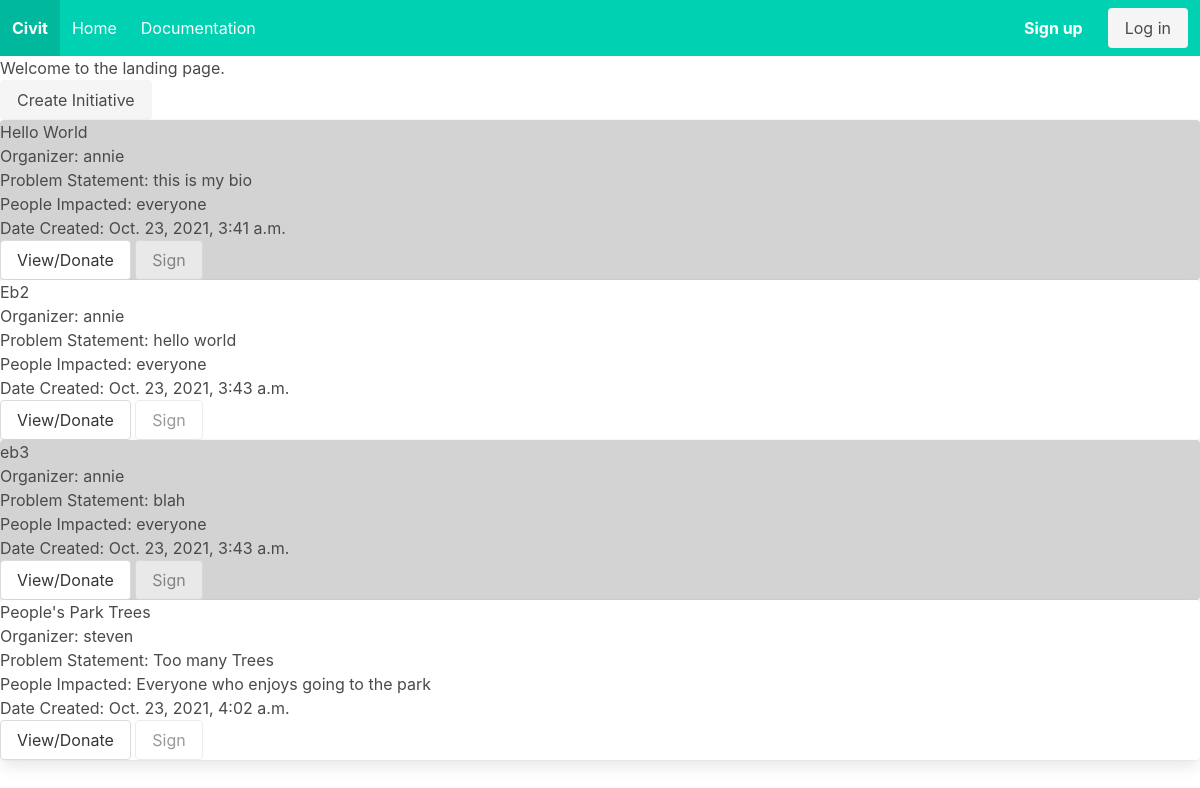
The page / on the database its author committed.
### initz/models.py (models this page shows, shortened)
class Initiative(models.Model):
    primary_organizer = models.ForeignKey(User, related_name='primary_organizer', on_delete=models.CASCADE)
    title = models.CharField(max_length=200)
    problem_statement = models.TextField()
    people_impact = models.TextField()
    legislative_scope = models.TextField()
    date_created = models.DateTimeField(auto_now_add=True, editable=False)
    type = models.CharField(max_length=25)
    supporters = models.ManyToManyField(User, related_name='supporters')
    donors = models.ManyToManyField(User, related_name='donors')
    sponsors = models.ManyToManyField(User, related_name='sponsors')
    organizers = models.ManyToManyField(User, related_name='organizers')

### accounts/models.py (models this page shows)
class User(AbstractUser):
    bio = models.TextField(max_length=500, blank=True)
    profile_picture = models.URLField(blank=True, null=True)

### accounts/views.py (the view)
# urls.py: 2. Add a URL to urlpatterns:  path('', views.home, name='home')
def home(request):
    initiatives = Initiative.objects.all()
    return render(request, 'home_a.html', {'initiatives':initiatives})

### templates/home_a.html
{% extends 'base.html' %}
{% block content %}
    <div>
        <h1>Welcome to the landing page.</h1>
        <a class="button is-light" href="{% url 'create' %}">Create Initiative</a>
        {% for init in initiatives %}
        {% if forloop.counter0|divisibleby:2 %}
        <div class="card" style="background-color:#D3D3D3">
        {% else %}
        <div class="card">
        {% endif %}
            <h2>{{ init.title }}</h2>
            <h3>Organizer: {{ init.primary_organizer }}</h3>
            <p>Problem Statement: {{ init.problem_statement }}</p>
            <p>People Impacted: {{ init.people_impact }}</p>
            <p>Date Created: {{ init.date_created }}</p>
            <a class="button" href="{% url 'viewinit' init.pk %}">View/Donate</a>
            {% if user.is_authenticated and user not in init.supporters.all %}
            <a class="button" href="{% url 'sign' init.pk %}">Sign</a>
            {% else %}
            <a class="button" disabled>Sign</a>
            {% endif %}
        </div>
        {% endfor %}
    </div>
{% endblock %}

### rows shown on the page
Initiative: title "Hello World", primary_organizer "annie", problem_statement "this is my bio", people_impact "everyone", date_created "Oct. 23, 2021, 3:41 a.m."
Initiative: title "Eb2", primary_organizer "annie", problem_statement "hello world", people_impact "everyone", date_created "Oct. 23, 2021, 3:43 a.m."
Initiative: title "eb3", primary_organizer "annie", problem_statement "blah", people_impact "everyone", date_created "Oct. 23, 2021, 3:43 a.m."
Initiative: title "People's Park Trees", primary_organizer "steven", problem_statement "Too many Trees", people_impact "Everyone who enjoys going to the park", date_created "Oct. 23, 2021, 4:02 a.m."
